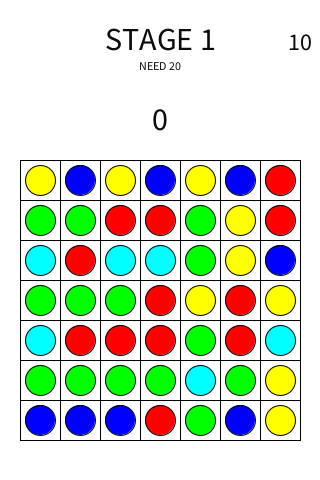
Frame 1 (no input)
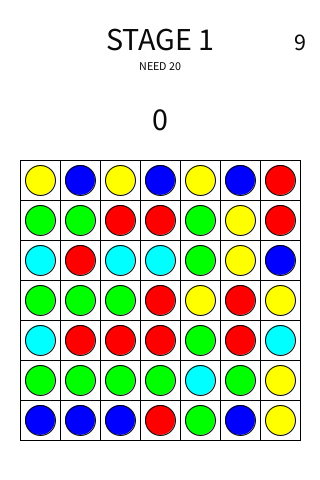
Frame 60 (the mouse pressed at the canvas centre just before this capture)
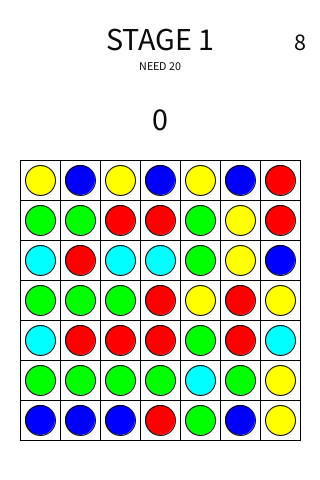
Frame 120 (the mouse held since frame 60 and released just before this capture)

The Processing sketch that drew these frames (run headless with seeded random() and noise(); from frame 60 on, the mouse is pressed at the canvas centre):

// Processing sketch: game
// ── game.pde
class Box{
  public int x;
  public int y;
}
class Gem{
  public int x;
  public int y;
  public int toX;
  public int toY;
  public PVector pos;
  public int type;
  public int status;
  public int attack;
}
static class PlayerData{
  public static int redLevel = 1;
  public static int greenLevel = 1;
  public static int blueLevel = 1;
  public static int yellowLevel = 1;
  public static int waterLevel = 1;
  public static int gold = 100;
  public static int stageLevel = 1;
}
interface Scene{
  void enter();
  Scene update();
}
static class Logic{
  public static int WIDTH = 7;
  public static int HEIGHT = 7;
  public static int TIMELIMIT = 10;
  public static boolean click;
  public static PVector getWorldPosition(int x, int y){
    int _x = x * 40 + 40;
    int _y = y * 40 + 180;
    return new PVector(_x, _y);
  }
  public static int makeAttachScore(ArrayList<Gem> chainList){
    if(chainList.size() < 3){
      return 0;
    }
    int score = 0;
    for(int i=0; i<chainList.size(); i++){
      Gem gem = chainList.get(i);
      score += gem.attack;
    }
    return score;
  }
  public static ArrayList<Gem> getChainList(ArrayList<Gem> gemList, Gem baseGem){
    ArrayList<Gem> chainList = new ArrayList<Gem>();
    chainList.add(baseGem);
    IRChainGem(chainList, gemList, baseGem, 0);
    return chainList;
  }
  public static boolean isExistGem(ArrayList<Gem> gemList, Gem targetGem){
    for(int i=0; i< gemList.size(); i++){
      Gem gem = gemList.get(i);
      if(gem == targetGem){
        return true;
      }
    }
    return false;
  }
  public static Gem getGemFromPosition(ArrayList<Gem> gemList, int x, int y){
    for(int i=0; i<gemList.size(); i++){
      Gem gem = gemList.get(i);
      if(gem.x == x && gem.y == y){
        return gem;
      }
    }
    return null;
  }
  public static Gem getGemFromWroldPosition(ArrayList<Gem> gemList, PVector pos){
     for(int i=0; i<gemList.size(); i++){
       // クリックした物を取得
       Gem gem = gemList.get(i);
       float distance = dist(gem.pos.x, gem.pos.y, pos.x, pos.y);
       if(distance < 20){
         return gem;
       }
     }
     return null;
  }
  public static PVector getDownToPosition(ArrayList<Gem> gemList, Gem gem){
    int x = gem.x;
    int y = gem.y;
    int downCount = 0;
    for(int i=0; i<Logic.HEIGHT; i++){
      int _y = i;
      if(_y > y){
        continue;
      }
      Gem targetGem = getGemFromPosition(gemList, x, _y);
      if(targetGem == null){
        downCount += 1;
      }
    }
    return new PVector(x, y - downCount);
  }
  public static int getLevel(int type){
    if(type == 1)  return PlayerData.redLevel;
    if(type == 2)  return PlayerData.greenLevel;
    if(type == 3)  return PlayerData.blueLevel;
    if(type == 4)  return PlayerData.yellowLevel;
    if(type == 5)  return PlayerData.waterLevel;
    return 0;
  }
  public static int getNeedGold(int nextLevel){
    return (int)pow(nextLevel, 1.2) * 10; 
  }
  public static int getNeedScore(int stageLevel){
    return stageLevel * 2 * 10; 
  }
  static void IRChainGem(ArrayList<Gem> chainList, ArrayList<Gem> gemListAll, Gem gem, int index){
    if(index > 100){
      return ;
    }
    PVector[] directions = new PVector[]{
      new PVector(0, 1), new PVector(1, 0), new PVector(0, -1), new PVector(-1, 0)
    };
    for(int i=0; i<directions.length; i++){
      PVector direction = directions[i];
      int x = gem.x + (int)direction.x;
      int y = gem.y + (int)direction.y;
      Gem targetGem = getGemFromPosition(gemListAll, x, y);
      if(targetGem != null && targetGem.type == gem.type && gem.status == 1){
         if(!isExistGem(chainList, targetGem)){
           chainList.add(targetGem);
           IRChainGem(chainList, gemListAll, targetGem, index + 1);
         }
      }
    }
  }
}
Scene scene;
void setup(){
  size(320, 480);
  changeScene(new GameScene());
}
void draw(){
  Scene newScene = scene.update();
  if(newScene != null){
    changeScene(newScene);
  }
}
void mousePressed(){
  Logic.click = true; 
}
void mouseReleased(){
  Logic.click = false;
}
void changeScene(Scene s){
  scene = s;
  scene.enter();
}


class GameScene implements Scene{
  ArrayList<Box> boxList = new ArrayList();
  ArrayList<Gem> gemList = new ArrayList();
  public int score;
  public float time;
  public int status = 1;
  public void enter(){
    rectMode(CENTER);
    init();
  }
  public Scene update(){
    background(255);
    if(status == 1){
      time += 1;
      if(getTime() >= Logic.TIMELIMIT){
        status = 0;
        time = 0;
      }
    }
    updateGemList();
    renderBoxList();
    renderGemList();
    renderUI();
    if(status == 0){
      fill(0, 0, 0, 100);
      rect(0 + width/2, 0 + height/2, width, height);
      if(score >= Logic.getNeedScore(PlayerData.stageLevel)){
        fill(255);
        text("CLEAR!", width/2, height/2);
      }else{
        fill(255);
        text("FAILED...", width/2, height/2);    
      }
      time += 1;
      if(Logic.click && time > 60){
        PlayerData.gold = (int)(score);
        if(score >= Logic.getNeedScore(PlayerData.stageLevel)){
          PlayerData.stageLevel += 1; 
        }
        return new LevelScene(); 
      }
    }
    

    return null; 
  }
  void updateGemList(){
    if(Logic.click && status == 1){
      PVector mousePos = new PVector(mouseX, mouseY);
      Gem tapGem = Logic.getGemFromWroldPosition(gemList, mousePos);
      if(tapGem != null && tapGem.status == 1){
         ArrayList<Gem> chainGemList = Logic.getChainList(gemList, tapGem);
         int attachScore = Logic.makeAttachScore(chainGemList);
         score += attachScore;
         for(int i=0; i<chainGemList.size(); i++){
            Gem chainedGem = chainGemList.get(i);
            gemList.remove(chainedGem);
         }
         
         // 新しいGEMを作る
         createNewGems();
         Logic.click = false;
      }
    }
    
    // 移動させる
    for(int i=0; i<gemList.size(); i++){
      Gem gem = gemList.get(i);
      if(gem.status == 0){
        int toX = gem.toX;
        int toY = gem.toY;
        PVector targetPosition = Logic.getWorldPosition(toX, toY);
        PVector temp = targetPosition.get();
        temp.sub(gem.pos);
        
        if(temp.mag() < 10){
          // 到着
          gem.x = toX;
          gem.y = toY;
          gem.pos = targetPosition;
          gem.status = 1;
        }else{
          temp.mult(0.1);
          gem.pos.add(temp);
        }
      }
      
    }
  }

  void renderBoxList(){
    for(int i=0; i<boxList.size(); i++){
      Box box = boxList.get(i);
      PVector pos = Logic.getWorldPosition(box.x, box.y);
      fill(255);
      rect(pos.x, pos.y, 40, 40);
    }
  }
  void renderGemList(){
    for(int i=0; i<gemList.size(); i++){
      Gem gem = gemList.get(i);
      fill(getColor(gem.type));
      ellipse(gem.pos.x, gem.pos.y, 30, 30);
    }
  }
  void renderUI(){
    textAlign(CENTER);
    textSize(32);
    fill(10, 10, 10);
    text(score, width/2, 130);
    
    text("STAGE " + PlayerData.stageLevel, width/2, 50);
    textSize(12);
    text("NEED " + Logic.getNeedScore(PlayerData.stageLevel), width/2, 70);
    
    textSize(24);
    text(Logic.TIMELIMIT - getTime(), 300, 50);
  }
  int getTime(){
    int _time = (int)(time / 60); 
    if(_time < 0)  return 0;
    return _time;
  }
  color getColor(int type){
    if(type == 1)  return color(255, 0, 0);
    if(type == 2)  return color(0, 255, 0);
    if(type == 3)  return color(0, 0, 255);
    if(type == 4)  return color(255, 255, 0);
    if(type == 5)  return color(0, 255, 255);
    return color(0);
  }
  void createNewGems(){
    for(int x=0; x<Logic.WIDTH; x++){
      int count = 0;
      for(int y=0; y<Logic.HEIGHT; y++){
        Gem gem = Logic.getGemFromPosition(gemList, x, y);
        if(gem == null){
          count += 1;
          // 新しく作る
          gem = createGem(x, Logic.HEIGHT + count - 1);
          gem.status = 0;
          gemList.add(gem);
        }
      }
      
      for(int i=0; i<Logic.HEIGHT * 2; i++){
        Gem gem = Logic.getGemFromPosition(gemList, x, i);
        if(gem == null){
          continue;
        }
        PVector nextPosition = Logic.getDownToPosition(gemList, gem);
        gem.status = 0;
        gem.toX = (int)nextPosition.x;
        gem.toY = (int)nextPosition.y;
      }
    }
  }
  void init(){
    boxList.clear();
    gemList.clear();
    for(int x=0; x<Logic.WIDTH; x++){
      for(int y=0; y<Logic.HEIGHT; y++){
        Box box = new Box();
        box.x = x;
        box.y = y;
        boxList.add(box);
        
        Gem gem = createGem(x, y);
        gem.status = 1;
        gemList.add(gem);
      }
    }
  }
  Gem createGem(int x, int y){
    Gem gem = new Gem();
    gem.x = x;
    gem.y = y;
    gem.pos = Logic.getWorldPosition(x, y);
    gem.type = (int)random(1, 6);
    gem.attack = 1;
    if(gem.type == 1)  gem.attack = PlayerData.redLevel;
    if(gem.type == 2)  gem.attack = PlayerData.greenLevel;
    if(gem.type == 3)  gem.attack = PlayerData.blueLevel;
    if(gem.type == 4)  gem.attack = PlayerData.yellowLevel;
    if(gem.type == 5)  gem.attack = PlayerData.waterLevel;
    return gem;
  }
}

class LevelScene implements Scene{
  public void enter(){
    textAlign(CENTER, CENTER);
  }
  public Scene update(){
    background(255);
    textSize(32);
    fill(0);
    text(PlayerData.gold + " GOLD", width/2, 20);
    for(int i=1; i<=5; i++){
       float x = width/2;
       float y = i * 80;
       if(Logic.click){
          float distance = dist(x, y, mouseX, mouseY);
          if(distance < 40){
            if(i == 1){
              if(PlayerData.gold >= Logic.getNeedGold(PlayerData.redLevel + 1)){
                PlayerData.gold -= Logic.getNeedGold(PlayerData.redLevel + 1);
                PlayerData.redLevel += 1;
              }else{
                return new GameScene(); 
              }
            }
            if(i == 2){
              if(PlayerData.gold >= Logic.getNeedGold(PlayerData.greenLevel + 1)){
                PlayerData.gold -= Logic.getNeedGold(PlayerData.greenLevel + 1);
                PlayerData.greenLevel += 1;
              }else{
                return new GameScene(); 
              }              PlayerData.greenLevel += 1;
            }
            if(i == 3){
              if(PlayerData.gold >= Logic.getNeedGold(PlayerData.blueLevel + 1)){
                PlayerData.gold -= Logic.getNeedGold(PlayerData.blueLevel + 1);
                PlayerData.blueLevel += 1;
              }else{
                return new GameScene(); 
              }   
            }
            if(i == 4){
              if(PlayerData.gold >= Logic.getNeedGold(PlayerData.yellowLevel + 1)){
                PlayerData.gold -= Logic.getNeedGold(PlayerData.yellowLevel + 1);
                PlayerData.yellowLevel += 1;
              }else{
                return new GameScene(); 
              }   
            }
            if(i == 5){
              if(PlayerData.gold >= Logic.getNeedGold(PlayerData.waterLevel + 1)){
                PlayerData.gold -= Logic.getNeedGold(PlayerData.waterLevel + 1);
                PlayerData.waterLevel += 1;
              }else{
                return new GameScene(); 
              }   
            }
            Logic.click = false; 
          }
       }
       fill(getColor(i));
       ellipse(x, y, 50, 50);
       
       textSize(12);
       fill(0);
       text("Lv." + Logic.getLevel(i), x, y);
       
       fill(0);
       text(Logic.getNeedGold(Logic.getLevel(i) + 1) + " GOLD", x, y + 35);
    }
    return null;
  }
  color getColor(int type){
    if(type == 1)  return color(255, 0, 0);
    if(type == 2)  return color(0, 255, 0);
    if(type == 3)  return color(0, 0, 255);
    if(type == 4)  return color(255, 255, 0);
    if(type == 5)  return color(0, 255, 255);
    return color(0);
  }
}
